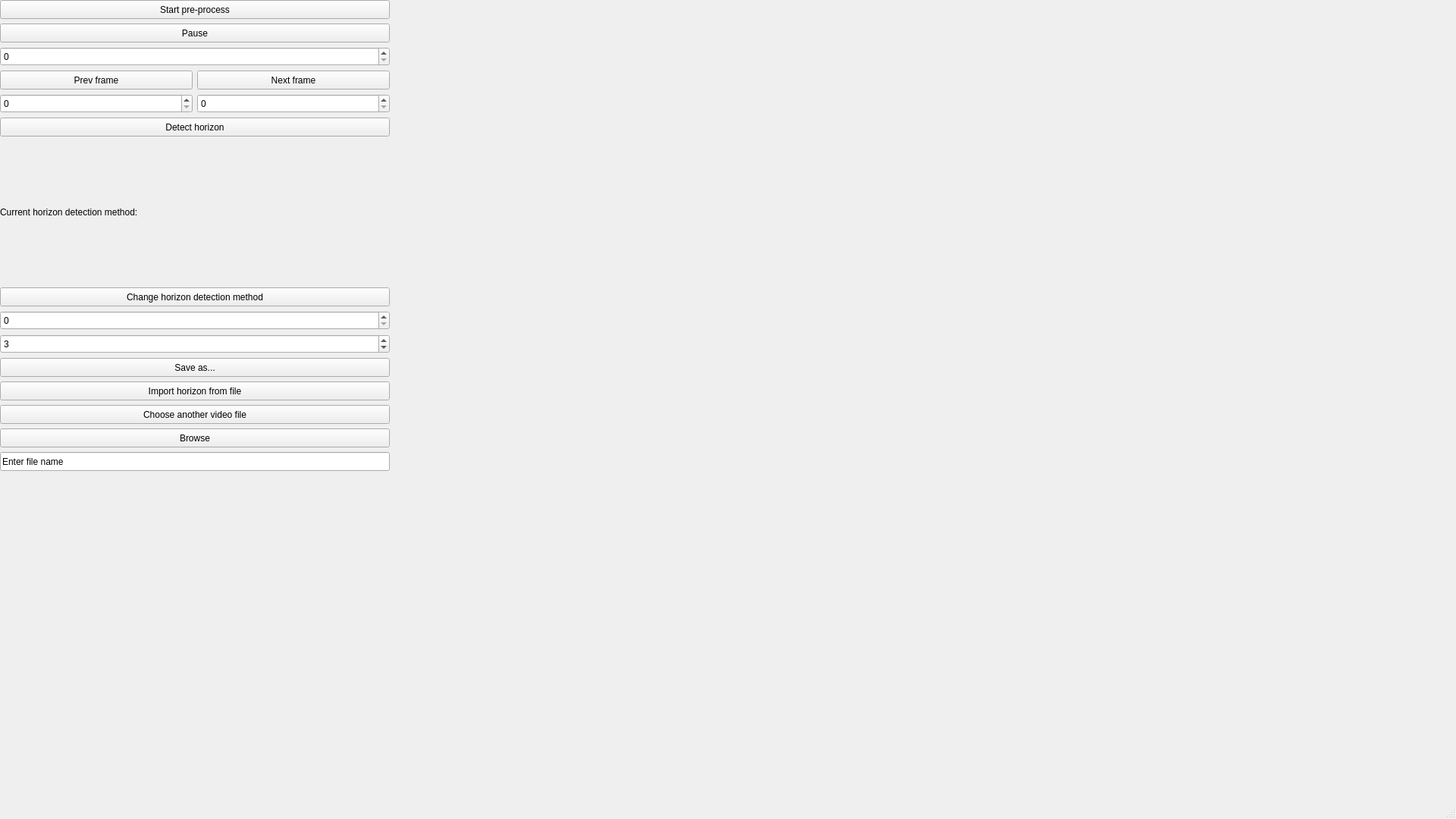
<?xml version="1.0" encoding="UTF-8"?>
<ui version="4.0">
 <class>MainWindow</class>
 <widget class="QMainWindow" name="MainWindow">
  <property name="geometry">
   <rect>
    <x>0</x>
    <y>0</y>
    <width>1920</width>
    <height>1080</height>
   </rect>
  </property>
  <property name="windowTitle">
   <string>MainWindow</string>
  </property>
  <widget class="QWidget" name="centralwidget">
   <widget class="QLabel" name="image_label">
    <property name="geometry">
     <rect>
      <x>540</x>
      <y>120</y>
      <width>221</width>
      <height>221</height>
     </rect>
    </property>
    <property name="maximumSize">
     <size>
      <width>1920</width>
      <height>1080</height>
     </size>
    </property>
    <property name="text">
     <string/>
    </property>
   </widget>
   <widget class="QWidget" name="verticalLayoutWidget">
    <property name="geometry">
     <rect>
      <x>0</x>
      <y>0</y>
      <width>514</width>
      <height>621</height>
     </rect>
    </property>
    <layout class="QVBoxLayout" name="verticalLayout">
     <item>
      <layout class="QVBoxLayout" name="verticalLayout_2">
       <property name="sizeConstraint">
        <enum>QLayout::SetMinimumSize</enum>
       </property>
       <item>
        <widget class="QPushButton" name="pushButton">
         <property name="minimumSize">
          <size>
           <width>256</width>
           <height>25</height>
          </size>
         </property>
         <property name="text">
          <string>Start pre-process</string>
         </property>
        </widget>
       </item>
       <item>
        <widget class="QPushButton" name="pushButton_10">
         <property name="minimumSize">
          <size>
           <width>256</width>
           <height>25</height>
          </size>
         </property>
         <property name="text">
          <string>Pause</string>
         </property>
        </widget>
       </item>
       <item>
        <widget class="QSpinBox" name="curr_frame_spinBox">
         <property name="minimumSize">
          <size>
           <width>256</width>
           <height>25</height>
          </size>
         </property>
         <property name="toolTip">
          <string>&lt;html&gt;&lt;head/&gt;&lt;body&gt;&lt;p&gt;Current frame. You can use the arrows, the buttons and the corresponding field to enter your value.&lt;/p&gt;&lt;/body&gt;&lt;/html&gt;</string>
         </property>
        </widget>
       </item>
       <item>
        <layout class="QGridLayout" name="gridLayout">
         <item row="1" column="1">
          <widget class="QSpinBox" name="right_hor_spinBox">
           <property name="minimumSize">
            <size>
             <width>120</width>
             <height>25</height>
            </size>
           </property>
           <property name="toolTip">
            <string>&lt;html&gt;&lt;head/&gt;&lt;body&gt;&lt;p&gt;Right y-coordinate for horizon line. You can use both the arrows and the corresponding field to enter your values.&lt;/p&gt;&lt;/body&gt;&lt;/html&gt;</string>
           </property>
           <property name="maximum">
            <number>1000000</number>
           </property>
          </widget>
         </item>
         <item row="1" column="0">
          <widget class="QSpinBox" name="left_hor_spinBox">
           <property name="minimumSize">
            <size>
             <width>120</width>
             <height>25</height>
            </size>
           </property>
           <property name="toolTip">
            <string>&lt;html&gt;&lt;head/&gt;&lt;body&gt;&lt;p&gt;Left y-coordinate for horizon line. You can use both the arrows and the corresponding field to enter your values.&lt;/p&gt;&lt;/body&gt;&lt;/html&gt;</string>
           </property>
           <property name="maximum">
            <number>1000000</number>
           </property>
          </widget>
         </item>
         <item row="0" column="1">
          <widget class="QPushButton" name="next_frame_button">
           <property name="minimumSize">
            <size>
             <width>120</width>
             <height>25</height>
            </size>
           </property>
           <property name="text">
            <string>Next frame</string>
           </property>
          </widget>
         </item>
         <item row="0" column="0">
          <widget class="QPushButton" name="prev_frame_button">
           <property name="minimumSize">
            <size>
             <width>120</width>
             <height>25</height>
            </size>
           </property>
           <property name="text">
            <string>Prev frame</string>
           </property>
          </widget>
         </item>
        </layout>
       </item>
      </layout>
     </item>
     <item>
      <widget class="QPushButton" name="detect_horizon_pushButton">
       <property name="minimumSize">
        <size>
         <width>256</width>
         <height>25</height>
        </size>
       </property>
       <property name="text">
        <string>Detect horizon</string>
       </property>
      </widget>
     </item>
     <item>
      <widget class="QLabel" name="current_hor_detect_method_label">
       <property name="minimumSize">
        <size>
         <width>256</width>
         <height>25</height>
        </size>
       </property>
       <property name="text">
        <string>Current horizon detection method:</string>
       </property>
      </widget>
     </item>
     <item>
      <widget class="QPushButton" name="hor_detection_method_pushButton">
       <property name="minimumSize">
        <size>
         <width>256</width>
         <height>25</height>
        </size>
       </property>
       <property name="text">
        <string>Change horizon detection method</string>
       </property>
      </widget>
     </item>
     <item>
      <widget class="QSpinBox" name="delay_spinBox">
       <property name="minimumSize">
        <size>
         <width>256</width>
         <height>25</height>
        </size>
       </property>
       <property name="toolTip">
        <string>&lt;html&gt;&lt;head/&gt;&lt;body&gt;&lt;p&gt;Set delay between showing the frames. You can use both the arrows and the corresponding field to enter your value.&lt;/p&gt;&lt;/body&gt;&lt;/html&gt;</string>
       </property>
       <property name="maximum">
        <number>10000</number>
       </property>
      </widget>
     </item>
     <item>
      <widget class="QSpinBox" name="frame_rate_spinBox">
       <property name="minimumSize">
        <size>
         <width>256</width>
         <height>25</height>
        </size>
       </property>
       <property name="toolTip">
        <string>&lt;html&gt;&lt;head/&gt;&lt;body&gt;&lt;p&gt;Set change frame rate for automatized horizon detection, i.e. how often horizon on frames will be checked. You can use both the arrows and the corresponding field to enter your value.&lt;/p&gt;&lt;/body&gt;&lt;/html&gt;</string>
       </property>
       <property name="minimum">
        <number>1</number>
       </property>
       <property name="maximum">
        <number>100</number>
       </property>
       <property name="value">
        <number>3</number>
       </property>
      </widget>
     </item>
     <item>
      <widget class="QPushButton" name="save_pushButton">
       <property name="minimumSize">
        <size>
         <width>256</width>
         <height>25</height>
        </size>
       </property>
       <property name="text">
        <string>Save as...</string>
       </property>
      </widget>
     </item>
     <item>
      <widget class="QPushButton" name="import_hor_pushButton">
       <property name="minimumSize">
        <size>
         <width>256</width>
         <height>25</height>
        </size>
       </property>
       <property name="text">
        <string>Import horizon from file</string>
       </property>
      </widget>
     </item>
     <item>
      <widget class="QPushButton" name="change_file_pushButton">
       <property name="minimumSize">
        <size>
         <width>256</width>
         <height>25</height>
        </size>
       </property>
       <property name="text">
        <string>Choose another video file</string>
       </property>
      </widget>
     </item>
     <item>
      <widget class="QPushButton" name="pushButton_2">
       <property name="minimumSize">
        <size>
         <width>256</width>
         <height>25</height>
        </size>
       </property>
       <property name="text">
        <string>Browse</string>
       </property>
      </widget>
     </item>
     <item>
      <widget class="QLineEdit" name="lineEdit">
       <property name="minimumSize">
        <size>
         <width>256</width>
         <height>25</height>
        </size>
       </property>
       <property name="text">
        <string>Enter file name</string>
       </property>
      </widget>
     </item>
    </layout>
   </widget>
  </widget>
  <widget class="QMenuBar" name="menubar">
   <property name="geometry">
    <rect>
     <x>0</x>
     <y>0</y>
     <width>1920</width>
     <height>22</height>
    </rect>
   </property>
  </widget>
  <widget class="QStatusBar" name="statusbar"/>
 </widget>
 <resources/>
 <connections/>
</ui>
